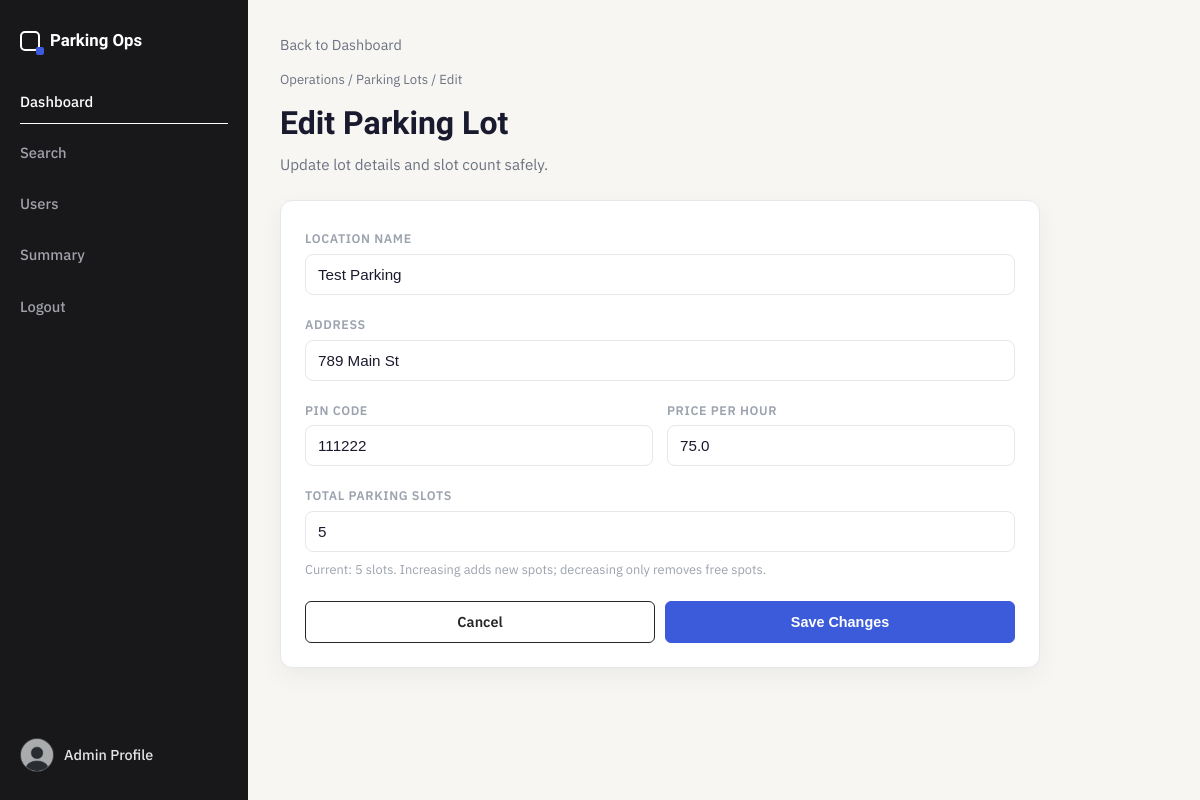
The page /admin/edit_lot/1 (signed in) on the database as committed earlier.
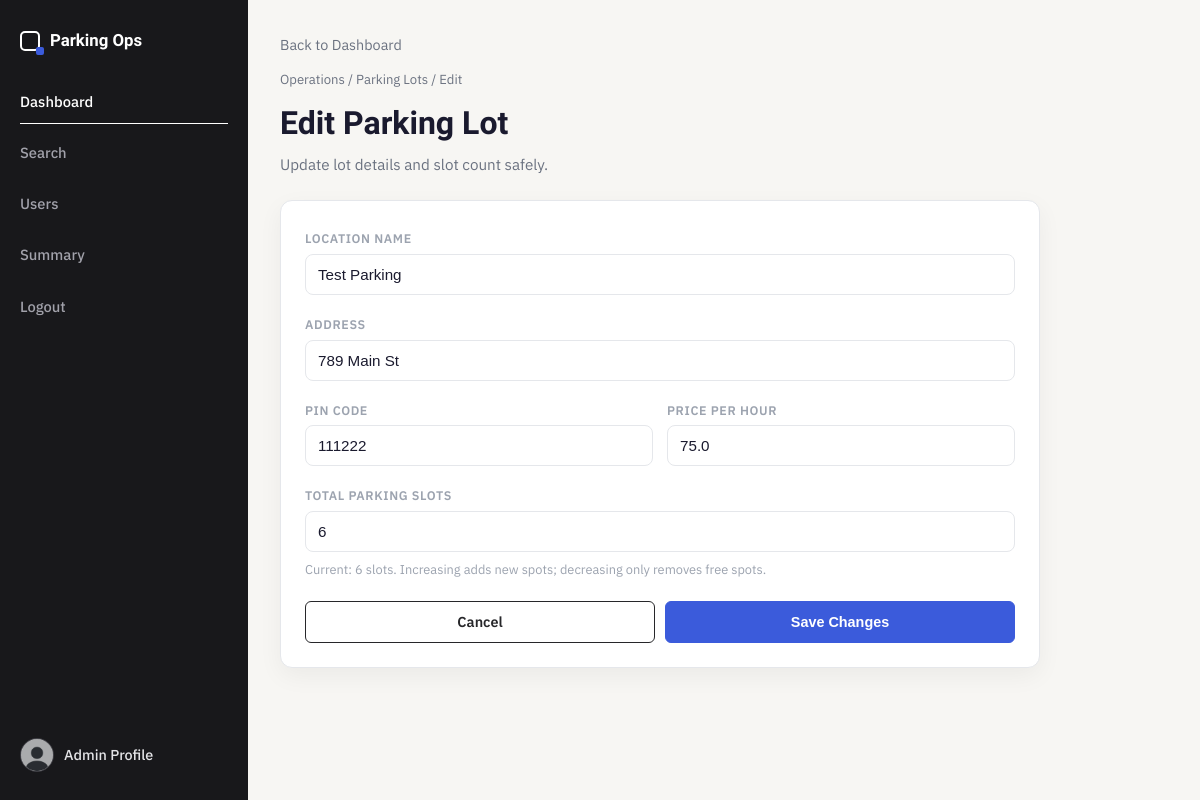
The same page on the database as committed later.
### models/models.py (models this page shows, shortened)
class ParkingLot(db.Model):
    id = db.Column(db.Integer, primary_key=True)
    owner_id = db.Column(db.Integer, db.ForeignKey('user.id'), nullable=False)
    location_name = db.Column(db.String(100), nullable=False)
    address = db.Column(db.String(200), nullable=False)
    pincode = db.Column(db.String(10), nullable=False)
    price = db.Column(db.Float, nullable=False)
    total_slots = db.Column(db.Integer, nullable=False)
    available_slots = db.Column(db.Integer, nullable=False)
    owner = db.relationship("User")
    spots = db.relationship('ParkingSpot', backref='lot', cascade='all, delete-orphan')

### controllers/admin_controller.py (the view, shortened to what this page needs)
@admin_bp.route('/edit_lot/<int:lot_id>', methods=['GET', 'POST'])
@login_required
@admin_required
def edit_lot(lot_id):
    lot = ParkingLot.query.get_or_404(lot_id)
    return render_template('edit_parking_lot.html', lot=lot)

### controllers/auth_controller.py (called while the page is built)
@login_manager.user_loader
def load_user(user_id):
    return User.query.get(int(user_id))

### templates/edit_parking_lot.html (shortened to what this page needs)
{% extends "base.html" %}
{% block content %}
<div class="ops-shell">
  {% include "partials/admin_sidebar.html" %}
  <main class="ops-main">
    <a href="{{ url_for('admin.dashboard') }}" class="back-link">Back to Dashboard</a>
    <header class="page-header">
      <p class="breadcrumb">Operations / Parking Lots / Edit</p>
      <h1 class="page-title">Edit Parking Lot</h1>
      <p class="page-subtitle">Update lot details and slot count safely.</p>
    </header>
    <section class="card" style="max-width: 760px;">
      <form method="POST">
        <div class="form-group">
          <label for="location_name" class="form-label">Location Name</label>
          <input type="text" name="location_name" id="location_name" class="form-control" value="{{ lot.location_name }}" required autofocus>
        </div>
        <div class="form-group">
          <label for="address" class="form-label">Address</label>
          <input type="text" name="address" id="address" class="form-control" value="{{ lot.address }}" required>
        </div>
        <div class="form-row">
          <div class="form-group">
            <label for="pincode" class="form-label">PIN Code</label>
            <input type="text" name="pincode" id="pincode" class="form-control" value="{{ lot.pincode }}" required pattern="[0-9]{6}">
          </div>
          <div class="form-group">
            <label for="price" class="form-label">Price per Hour</label>
            <input type="number" name="price" id="price" class="form-control" value="{{ lot.price }}" required min="1" step="0.01">
          </div>
        </div>
        <div class="form-group">
          <label for="total_slots" class="form-label">Total Parking Slots</label>
          <input type="number" name="total_slots" id="total_slots" class="form-control" value="{{ lot.total_slots }}" required min="1">
          <p class="notice" style="margin-top: 8px;">Current: {{ lot.total_slots }} slots. Increasing adds new spots; decreasing only removes free spots.</p>
        </div>
        <div class="form-actions">
          <a href="{{ url_for('admin.dashboard') }}" class="btn btn-secondary">Cancel</a>
          <button type="submit" class="btn btn-primary">Save Changes</button>
        </div>
      </form>
    </section>
  </main>
</div>
{% endblock %}

Rows that differ between the two databases and show on the page:
changed ParkingLot "Test Parking": total_slots "5" → "6"
